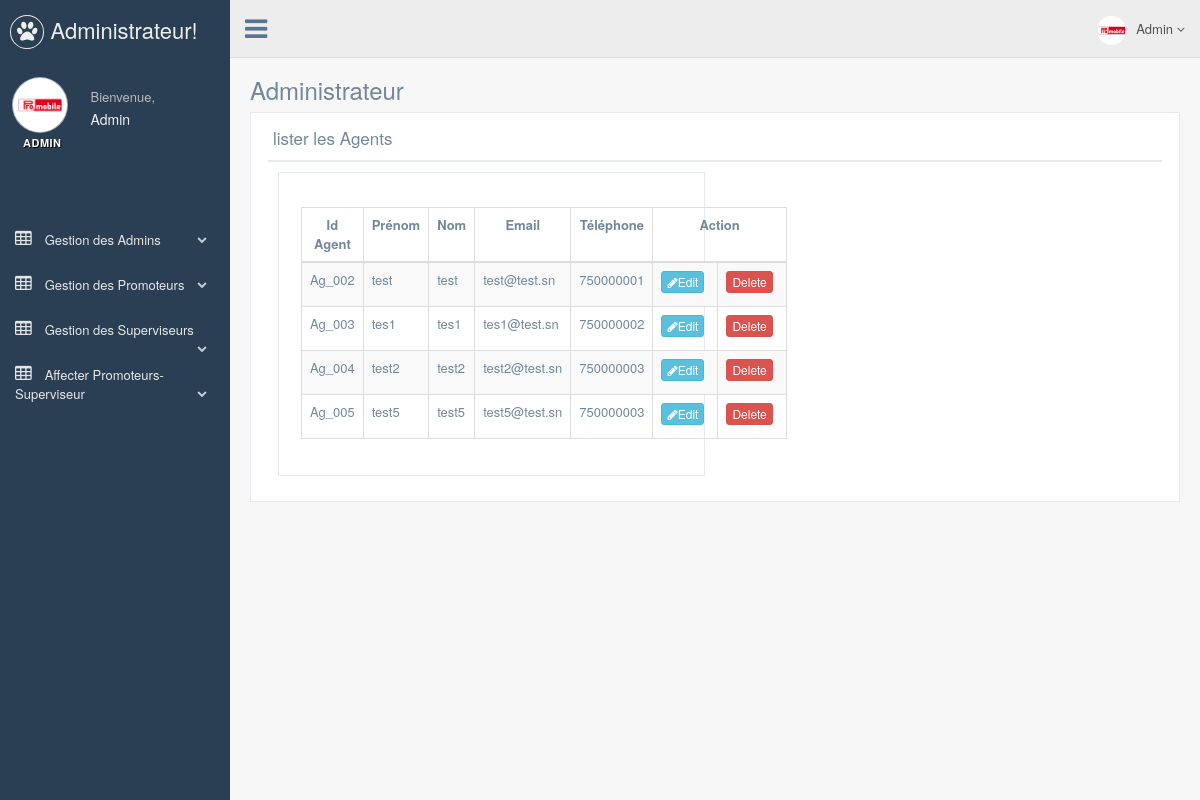
/admin/listerAgent.php (signed in), run on the app's committed database.
### tables this page shows
CREATE TABLE `agent` (
  `id` bigint NOT NULL,
  `id_promoteur` varchar(255) NOT NULL,
  `id_agent` varchar(100) NOT NULL,
  `prenom` varchar(100) NOT NULL,
  `nom` varchar(100) NOT NULL,
  `cni` bigint NOT NULL,
  `email` varchar(100) NOT NULL,
  `telephone` int NOT NULL,
  `password` varchar(100) NOT NULL
);

### admin/listerAgent.php (the view, shortened to what this page needs)
<?php
        $login = $_SESSION['login'];
        if(!isset($login)){
            header('Location: index.php?id=55');
            exit();
        }
        else {
                require_once('header.php');
        }
?>
      <div class="right_col" role="main">
        <div class="">
          <div class="page-title">
            <div class="title_left">
              <h3>
                   Administrateur
                </h3>
            </div>
            <div class="title_right">
              <div class="col-md-5 col-sm-5 col-xs-12 form-group pull-right top_search">
              </div>
            </div>
          </div>
          <div class="clearfix"></div>
          <div class="row">
            <div class="col-md-12 col-sm-12 col-xs-12">
              <div class="x_panel">
                <div class="x_title">
                  <h2>lister les Agents <small> Admin</small></h2>
                  <div class="clearfix"></div>
                </div>
            <div class="col-md-6 col-sm-12 col-xs-12">
              <div class="x_panel">
                <div class="x_content">
                  <br/>
        <?php
                require_once 'db_connect.php';
                $query  = "SELECT * FROM agent ";
                $result = mysqli_query($conn,$query);
                if(mysqli_num_rows($result)){
                        ?>
		<table id="datatable-buttons" class="table table-striped table-bordered">
                    <thead>
                             <tr>
                               <td  align="center"><strong>Id Agent</strong></td><td  align="center"><strong>Prénom</strong></td> <td align="center" ><strong>Nom</strong></td> <td align="center" ><strong>Email</strong></td><td  align="center"><strong>Téléphone</strong></td><td  align="center" colspan="2"><strong>Action</strong></td>
                            </tr>
                    </thead>
                    <tbody>
			<?php while ($client = mysqli_fetch_object($result)){
                                 ?>
                                <tr>
                                    <td>
                                        <?php echo $client->id_agent ; ?>
                                    </td>
                                    <td>
                                        <?php echo $client->prenom ; ?>
                                    </td>
                                    <td>
                                        <?php echo $client->nom ; ?>
                                    </td>
                                    <td>
                                        <?php echo $client->email ; ?>
                                    </td>
                                    <td>
                                        <?php echo $client->telephone; ?>
                                    </td>
                                    <td>
                                        <a href="modifierAdmin.php?id_agent=<?php echo $client->id_agent ;?>" class="btn btn-info btn-xs"><i class="fa fa-pencil"></i>Edit</a>
                                    </td>
                                    <td>
                                        <a href="supprimerAdmin.php?id_agent=<?php echo $client->id_client ;?>" class="btn btn-danger btn-xs"<i class="fa fa-trash-o"></i> Delete</a>
                                    </td>
                                </tr>
                                <?php } ?>
                    </tbody>
                  </table>
         <?php }
                else {
                        echo "  <script type=\"text/javascript\">alert(\"Vous n'avez pas encore ajouter de formateur\");
                                 location =\"./ajouterSuperviseur.php\"
                                </script>";
                }
                ?>
                </div>
              </div>
            </div>
          </div>
        <div id="custom_notifications" class="custom-notifications dsp_none">
          <div class="clearfix"></div>
        </div>

### admin/header.php (shortened to what this page needs)
<!DOCTYPE html>
<html lang="en">
<head>
  <link href="css/bootstrap.min.css" rel="stylesheet">
  <link href="fonts/css/font-awesome.min.css" rel="stylesheet">
  <link href="css/animate.min.css" rel="stylesheet">
  <link href="css/custom.css" rel="stylesheet">
  <link rel="stylesheet" type="text/css" href="css/maps/jquery-jvectormap-2.0.3.css" />
  <link href="css/icheck/flat/green.css" rel="stylesheet" />
  <link href="css/floatexamples.css" rel="stylesheet" type="text/css" />
</head>
<body class="nav-md">
  <div class="container body">
    <div class="main_container">
      <div class="col-md-3 left_col">
        <div class="left_col scroll-view">
          <div class="navbar nav_title" style="border: 0;">
            <a href="index.php" class="site_title"><i class="fa fa-paw"></i> <span>Administrateur!</span></a>
          </div>
          <div class="profile">
            <div class="profile_pic">
              <img src="images/promobile.jpg" alt="..." class="img-circle profile_img">
            </div>
            <div class="profile_info">
              <span>Bienvenue,</span>
              <h2>Admin</h2>
            </div>
          </div>
          <br />
          <div id="sidebar-menu" class="main_menu_side hidden-print main_menu">
            <div class="menu_section">
              <h3>Admin</h3>
              <ul class="nav side-menu">
		<br/>
		<br/>
		<br/>
                <li><a><i class="fa fa-table"></i> Gestion des Admins <span class="fa fa-chevron-down"></span></a>
                </li>
		<li><a><i class="fa fa-table"></i> Gestion des Promoteurs <span class="fa fa-chevron-down"></span></a>
                </li>
		 <li><a><i class="fa fa-table"></i> Gestion des Superviseurs <span class="fa fa-chevron-down"></span></a>
                </li>
		<li><a><i class="fa fa-table"></i> Affecter Promoteurs-Superviseur<span class="fa fa-chevron-down"></span></a>
                </li>
            </div>
          </div>
        </div>
      </div>
      <div class="top_nav">
        <div class="nav_menu">
          <nav class="" role="navigation">
            <div class="nav toggle">
              <a id="menu_toggle"><i class="fa fa-bars"></i></a>
            </div>
            <ul class="nav navbar-nav navbar-right">
              <li class="">
                <a href="javascript:;" class="user-profile dropdown-toggle" data-toggle="dropdown" aria-expanded="false">
                  <img src="images/promobile.jpg" alt="">Admin
                  <span class=" fa fa-angle-down"></span>
                </a>
              </li>
            </ul>
          </nav>
        </div>
      </div>

### data on the page
agent: id_agent "Ag_002", prenom "test", nom "test", email "test@test.sn", telephone "750000001"
agent: id_agent "Ag_003", prenom "tes1", nom "tes1", email "tes1@test.sn", telephone "750000002"
agent: id_agent "Ag_004", prenom "test2", nom "test2", email "test2@test.sn", telephone "750000003"
agent: id_agent "Ag_005", prenom "test5", nom "test5", email "test5@test.sn", telephone "750000003"
